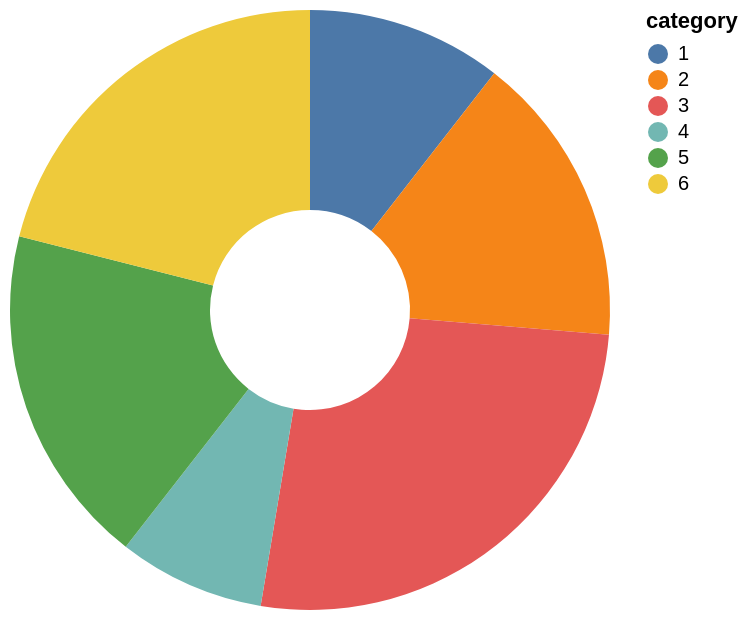

The specification (Vega-Lite) saved for this image:
### Vega-Lite specification from a JSON file in a GitHub repository (floating-point values rounded to 4 significant figures)
{"description": "A simple donut chart with embedded data.", "data": {"values": [{"category": 1, "value": 4}, {"category": 2, "value": 6}, {"category": 3, "value": 10}, {"category": 4, "value": 3}, {"category": 5, "value": 7}, {"category": 6, "value": 8}]}, "mark": {"type": "arc", "innerRadius": 50}, "encoding": {"theta": {"field": "value", "type": "quantitative"}, "color": {"field": "category", "type": "nominal"}}}
